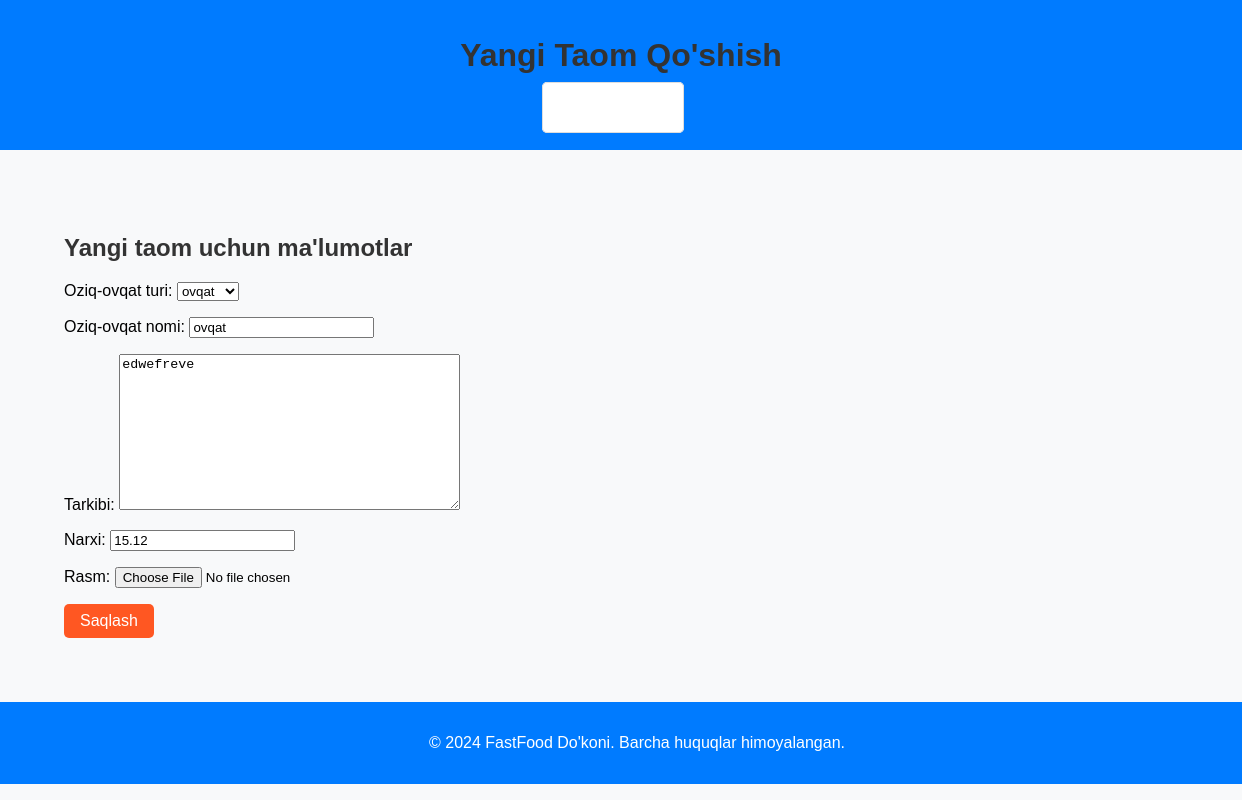
/food/update/2/ (signed in), run on the app's committed database.
### fastfood_app/models.py (models this page shows, shortened)
class Food(models.Model):
    food_type = models.ForeignKey(FoodType, on_delete=models.CASCADE, verbose_name="Oziq-ovqat turi")
    nomi = models.CharField(max_length=100, verbose_name="Oziq-ovqat nomi")
    tarkibi = models.TextField(verbose_name="Tarkibi")
    narxi = models.DecimalField(max_digits=10, decimal_places=2, verbose_name="Narxi")
    korishlar_soni = models.PositiveIntegerField(default=0, verbose_name="Ko'rishlar soni")
    rasm = models.ImageField(upload_to='food_images/', blank=True, null=True, verbose_name="Rasm")
    class Meta:
        verbose_name = "Oziq-ovqat"
        verbose_name_plural = "Oziq-ovqatlar"

class FoodType(models.Model):
    nomi = models.CharField(max_length=100, verbose_name="Tur nomi")
    class Meta:
        verbose_name = "Oziq-ovqat turi"
        verbose_name_plural = "Oziq-ovqat turlari"
    def __str__(self):
        return self.nomi

### fastfood_app/views.py (the view)
# urls.py: path('food/update/<int:pk>/', views.update_food, name='update_food'),
@login_required
@permission_required('fastfood_app.change_food', raise_exception=True)
def update_food(request, pk):
    food = get_object_or_404(Food, pk=pk)
    if request.method == "POST":
        form = FoodForm(request.POST, instance=food)
        if form.is_valid():
            form.save()
            return redirect('home')
    else:
        form = FoodForm(instance=food)
    return render(request, 'food_form.html', {'form': form})

### fastfood_app/forms.py
class FoodForm(forms.ModelForm):
    class Meta:
        model = Food
        fields = ['food_type', 'nomi', 'tarkibi', 'narxi', 'rasm']
        labels = {
            'food_type': 'Oziq-ovqat turi',
            'nomi': 'Oziq-ovqat nomi',
            'tarkibi': 'Tarkibi',
            'narxi': 'Narxi',
            'rasm': 'Rasm',
        }

### templates/food_form.html (shortened to what this page needs)
{% load static %}
<!DOCTYPE html>
<html lang="uz">
<head>
    <link rel="stylesheet" href="{% static 'style.css' %}">
</head>
<body>
    <header>
        <h1>Yangi Taom Qo'shish</h1>
        <nav>
            <ul>
                <li><a href="{% url 'home' %}">Bosh sahifa</a></li>
            </ul>
        </nav>
    </header>
    <main>
        <section>
            <h2>Yangi taom uchun ma'lumotlar</h2>
            <form method="POST">
                {{ form.as_p }}
                <button type="submit">Saqlash</button>
            </form>
        </section>
    </main>
    <footer>
        <p>&copy; 2024 FastFood Do'koni. Barcha huquqlar himoyalangan.</p>
    </footer>
</body>
</html>

### static/style.css (style rules this page uses)
body { font-family: Arial, sans-serif; background-color: #f8f9fa; margin: 0; padding: 0; }
header { background-color: #007bff; color: white; padding: 1rem; text-align: center; }
nav ul { list-style: none; padding: 0; }
nav ul li { display: inline; margin-right: 1rem; }
nav ul li a { color: white; text-decoration: none; }
main, section { padding: 2rem; }
h1, h2 { color: #333; }
ul { list-style-type: none; padding: 0; }
ul li { background-color: white; margin-bottom: 1rem; padding: 1rem; border: 1px solid #ddd; border-radius: 5px; }
ul li a { font-size: 1.2rem; font-weight: bold; text-decoration: none; color: #333; }
footer { background-color: #007bff; color: white; text-align: center; padding: 1rem; position: relative; width: 100%; }
button { background-color: #ff5722; color: white; border: none; padding: 0.5rem 1rem; cursor: pointer; font-size: 1rem; border-radius: 5px; }

### data on the page
Food: food_type "ovqat", tarkibi "edwefreve", narxi "15.12"
FoodType: nomi "ovqat"
